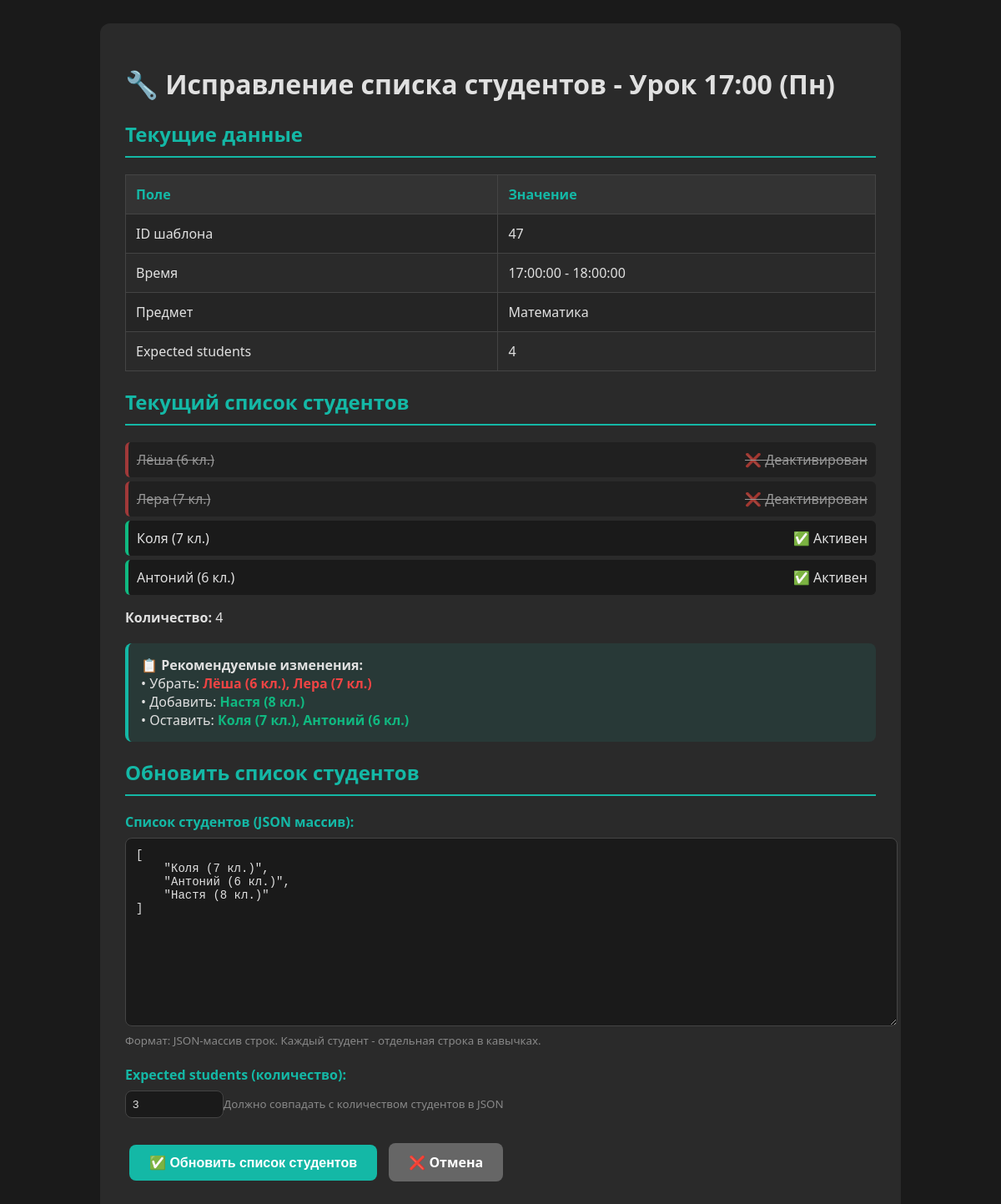
The page /zarplata/fix_lesson_1700_students.php (signed in) on the database its author committed.
### tables this page shows
CREATE TABLE IF NOT EXISTS `lessons_template` (
  `id` int(11) NOT NULL AUTO_INCREMENT,
  `teacher_id` int(11) NOT NULL,
  `day_of_week` tinyint(4) NOT NULL,
  `room` tinyint(1) DEFAULT '1',
  `time_start` time NOT NULL,
  `time_end` time NOT NULL,
  `lesson_type` enum('group','individual') DEFAULT 'group',
  `subject` varchar(100) DEFAULT NULL,
  `tier` enum('S','A','B','C','D') DEFAULT 'C',
  `grades` varchar(50) DEFAULT NULL,
  `students` text,
  `expected_students` int(11) DEFAULT '1',
  `formula_id` int(11) DEFAULT NULL,
  `active` tinyint(1) DEFAULT '1',
  `created_at` datetime DEFAULT CURRENT_TIMESTAMP,
  `updated_at` datetime DEFAULT CURRENT_TIMESTAMP ON UPDATE CURRENT_TIMESTAMP,
  PRIMARY KEY (`id`),
  KEY `formula_id` (`formula_id`),
  KEY `idx_teacher_day` (`teacher_id`,`day_of_week`),
  KEY `idx_active` (`active`)
);

### zarplata/config/db.php (called while the page is built, shortened)
<?php
$pdo = null;
function getDB() {
    global $pdo;
    if ($pdo === null) {
        try {
            $dsn = sprintf(
                "mysql:host=%s;dbname=%s;charset=%s",
                DB_HOST,
                DB_NAME,
                DB_CHARSET
            );
            $options = [
                PDO::ATTR_ERRMODE => PDO::ERRMODE_EXCEPTION,
                PDO::ATTR_DEFAULT_FETCH_MODE => PDO::FETCH_ASSOC,
                PDO::ATTR_EMULATE_PREPARES => false,
            ];
            $pdo = new PDO($dsn, DB_USER, DB_PASS, $options);
        } catch (PDOException $e) {
            error_log("Database connection failed: " . $e->getMessage());
            die("Ошибка подключения к базе данных");
        }
    }
    return $pdo;
}
function dbQueryOne($sql, $params = []) {
    try {
        $pdo = getDB();
        $stmt = $pdo->prepare($sql);
        $stmt->execute($params);
        $result = $stmt->fetch();
        return $result ?: null;
    } catch (PDOException $e) {
        error_log("Query failed: " . $e->getMessage());
        return null;
    }
}

### zarplata/fix_lesson_1700_students.php (the view, shortened to what this page needs)
<?php
require_once __DIR__ . '/config/db.php';
?>
<!DOCTYPE html>
<html lang="ru">
<head>
</head>
<body>
    <div class="container">
        <h1>🔧 Исправление списка студентов - Урок 17:00 (Пн)</h1>
        <?php
        $action = $_GET['action'] ?? 'form';
        $templateId = 47;
        if ($action === 'form') {
            $template = dbQueryOne(
                "SELECT
                    id,
                    teacher_id,
                    day_of_week,
                    time_start,
                    time_end,
                    subject,
                    students,
                    expected_students
                FROM lessons_template
                WHERE id = ?",
                [$templateId]
            );
            $currentStudents = json_decode($template['students'], true) ?: [];
            echo "<h2>Текущие данные</h2>";
            echo "<table>";
            echo "<tr><th>Поле</th><th>Значение</th></tr>";
            echo "<tr><td>ID шаблона</td><td>{$template['id']}</td></tr>";
            echo "<tr><td>Время</td><td>{$template['time_start']} - {$template['time_end']}</td></tr>";
            echo "<tr><td>Предмет</td><td>{$template['subject']}</td></tr>";
            echo "<tr><td>Expected students</td><td>{$template['expected_students']}</td></tr>";
            echo "</table>";
            echo "<h2>Текущий список студентов</h2>";
            echo "<ul class='student-list'>";
            foreach ($currentStudents as $student) {
                $isDeactivated = (stripos($student, 'Лёша') !== false || stripos($student, 'Лера') !== false);
                $class = $isDeactivated ? 'student-inactive' : 'student-active';
                $status = $isDeactivated ? '❌ Деактивирован' : '✅ Активен';
                echo "<li class='$class'><span>$student</span><span>$status</span></li>";
            }
            echo "</ul>";
            echo "<p><strong>Количество:</strong> " . count($currentStudents) . "</p>";
            echo "<div class='hint'>";
            echo "<strong>📋 Рекомендуемые изменения:</strong><br>";
            echo "• Убрать: <span class='error'>Лёша (6 кл.), Лера (7 кл.)</span><br>";
            echo "• Добавить: <span class='success'>Настя (8 кл.)</span><br>";
            echo "• Оставить: <span class='success'>Коля (7 кл.), Антоний (6 кл.)</span>";
            echo "</div>";
            echo "<h2>Обновить список студентов</h2>";
            echo "<form method='POST' action='?action=update' onsubmit='return confirm(\"Вы уверены? Это обновит список студентов в шаблоне.\");'>";
            echo "<div class='form-group'>";
            echo "<label>Список студентов (JSON массив):</label>";
            echo "<textarea name='students_json' required>";
            $recommendedStudents = [
                "Коля (7 кл.)",
                "Антоний (6 кл.)",
                "Настя (8 кл.)"
            ];
            echo json_encode($recommendedStudents, JSON_PRETTY_PRINT | JSON_UNESCAPED_UNICODE);
            echo "</textarea>";
            echo "<small style='color: #888;'>Формат: JSON-массив строк. Каждый студент - отдельная строка в кавычках.</small>";
            echo "</div>";
            echo "<div class='form-group'>";
            echo "<label>Expected students (количество):</label>";
            echo "<input type='number' name='expected_students' value='3' min='0' max='20' required>";
            echo "<small style='color: #888;'>Должно совпадать с количеством студентов в JSON</small>";
            echo "</div>";
            echo "<button type='submit' class='btn'>✅ Обновить список студентов</button>";
            echo " <a href='/zarplata/schedule.php' class='btn' style='background: #666;'>❌ Отмена</a>";
            echo "</form>";
        }
        ?>
    </div>
</body>
</html>

### zarplata/fix_lesson_1700_students.php (style rules this page uses)
body { font-family: 'Segoe UI', sans-serif; background: #1a1a1a; color: #e0e0e0; padding: 20px; }
h2 { color: #14b8a6; border-bottom: 2px solid #14b8a6; padding-bottom: 10px; }
.container { max-width: 900px; margin: 0 auto; background: #2a2a2a; padding: 30px; border-radius: 12px; }
table { border-collapse: collapse; width: 100%; margin: 20px 0; }
th, td { border: 1px solid #444; padding: 12px; text-align: left; }
th { background: #333; font-weight: bold; color: #14b8a6; }
tr:nth-child(even) { background: #252525; }
.success { color: #10b981; font-weight: bold; }
.error { color: #ef4444; font-weight: bold; }
.btn { padding: 12px 24px; background: #14b8a6; color: white; border: none; border-radius: 8px; cursor: pointer; font-size: 16px; font-weight: bold; margin: 10px 5px; text-decoration: none; display: inline-block; }
.form-group { margin: 20px 0; }
.form-group label { display: block; margin-bottom: 8px; font-weight: 600; color: #14b8a6; }
.form-group textarea { width: 100%; padding: 12px; background: #1a1a1a; border: 1px solid #444; border-radius: 8px; color: #e0e0e0; font-family: 'Courier New', monospace; font-size: 14px; min-height: 200px; }
.form-group input[type="number"] { width: 100px; padding: 8px; background: #1a1a1a; border: 1px solid #444; border-radius: 8px; color: #e0e0e0; }
.student-list { list-style: none; padding: 0; }
.student-list li { padding: 10px; margin: 5px 0; background: #1a1a1a; border-radius: 6px; display: flex; justify-content: space-between; align-items: center; }
.student-active { border-left: 4px solid #10b981; }
.student-inactive { border-left: 4px solid #ef4444; text-decoration: line-through; opacity: 0.6; }
.hint { background: rgba(20, 184, 166, 0.1); padding: 15px; border-radius: 8px; margin: 20px 0; border-left: 4px solid #14b8a6; }

### rows shown on the page
lessons_template: id "47", time_start "17:00:00", time_end "18:00:00", subject "Математика", expected_students "4", students "Лёша (6 кл.)", students "❌ Деактивирован", students "Лера (7 кл.)", students "Коля (7 кл.)", students "✅ Активен", students "Антоний (6 кл.)", students "4"
